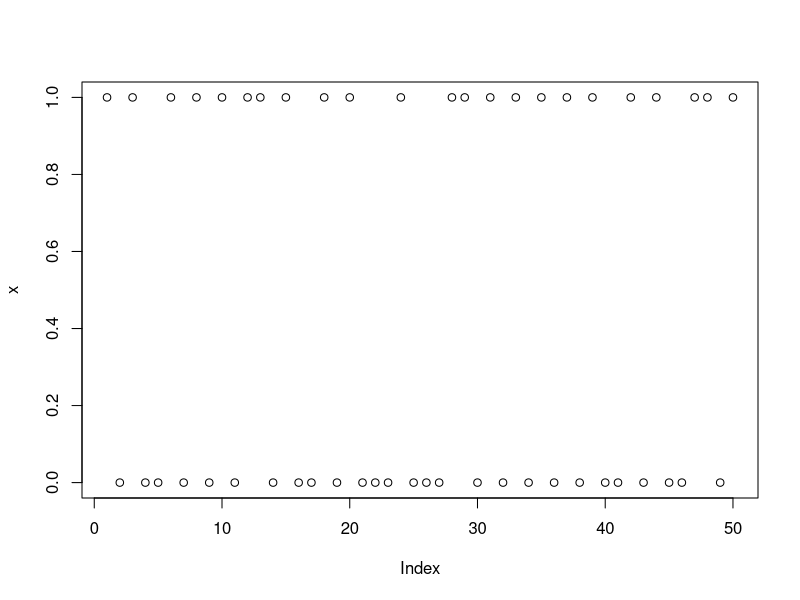
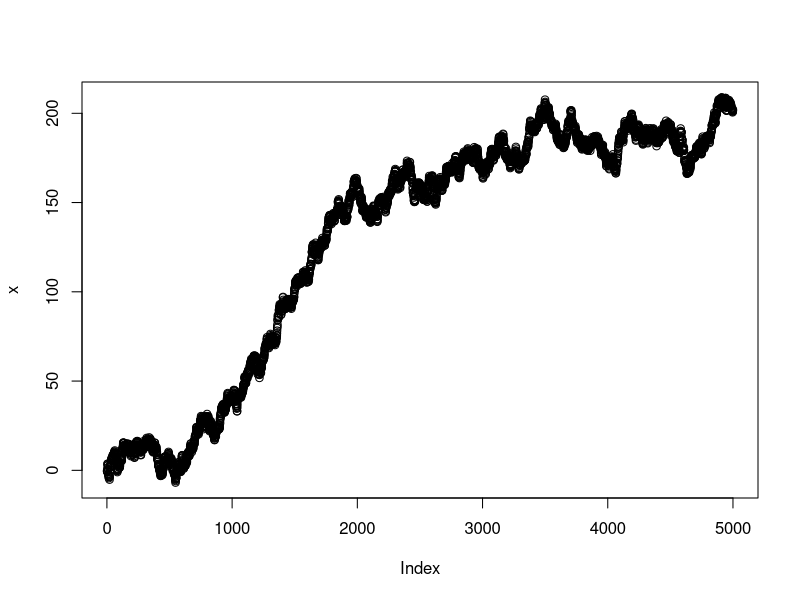
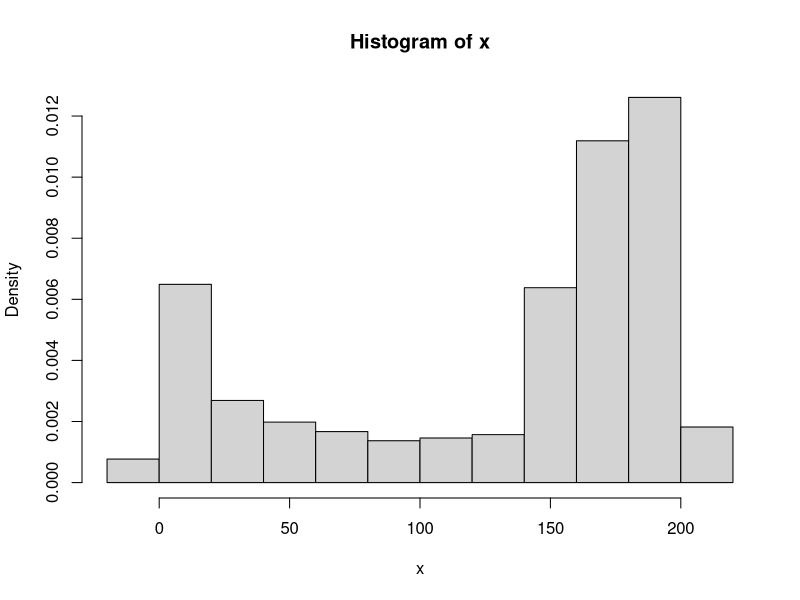
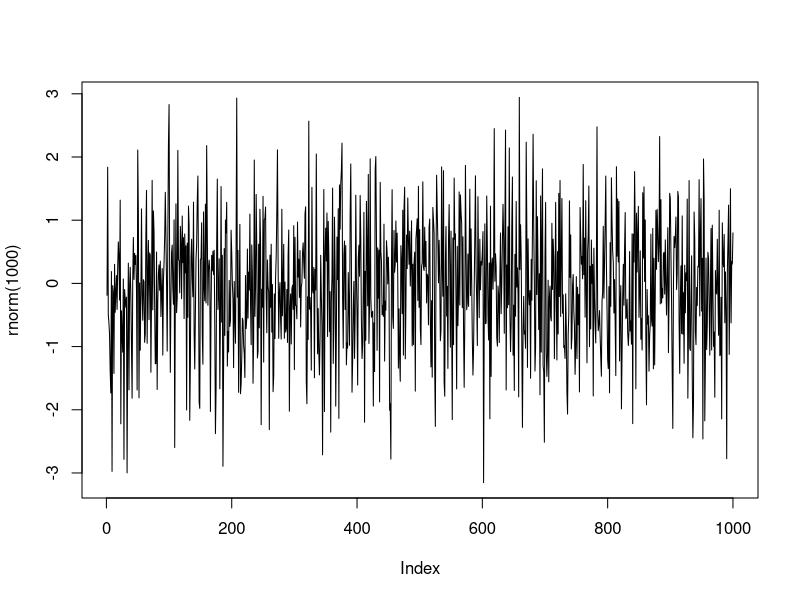
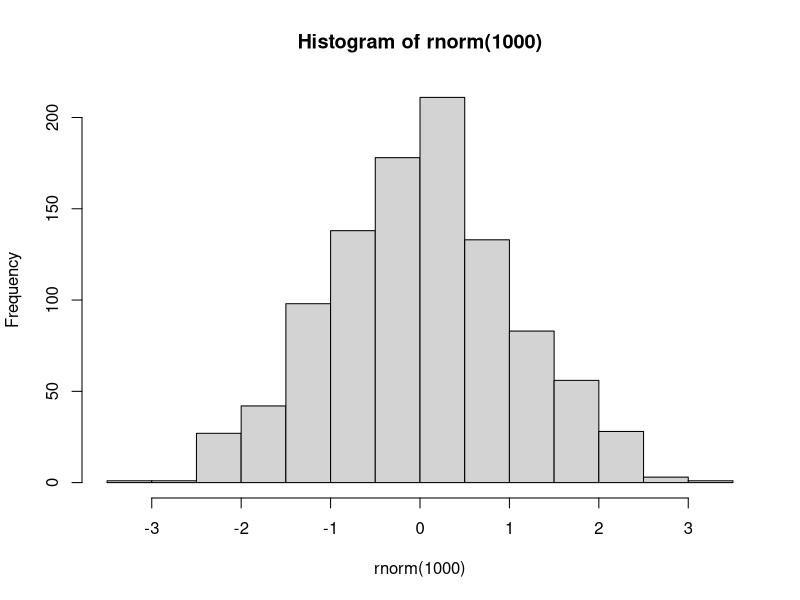
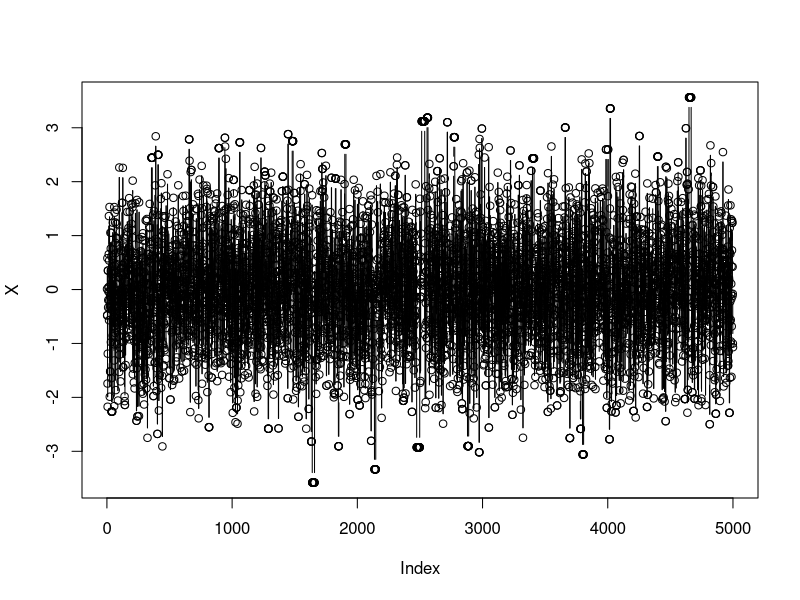
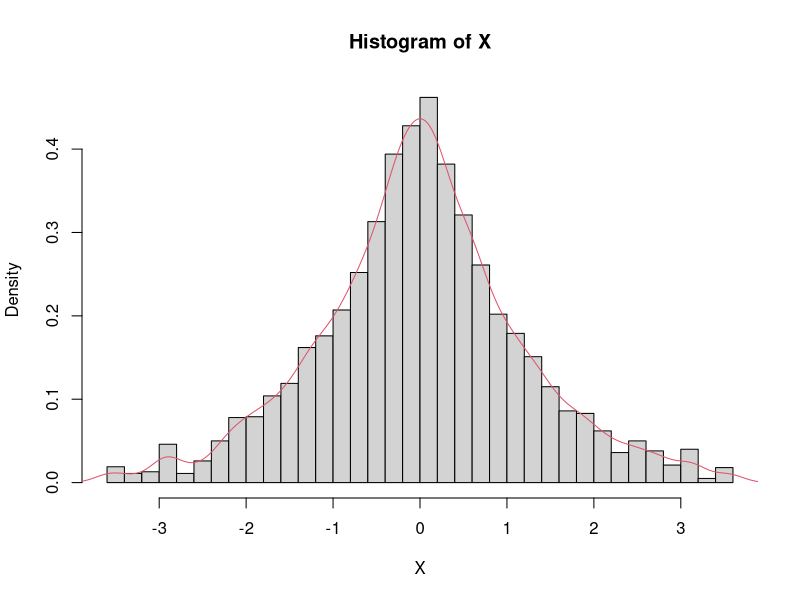
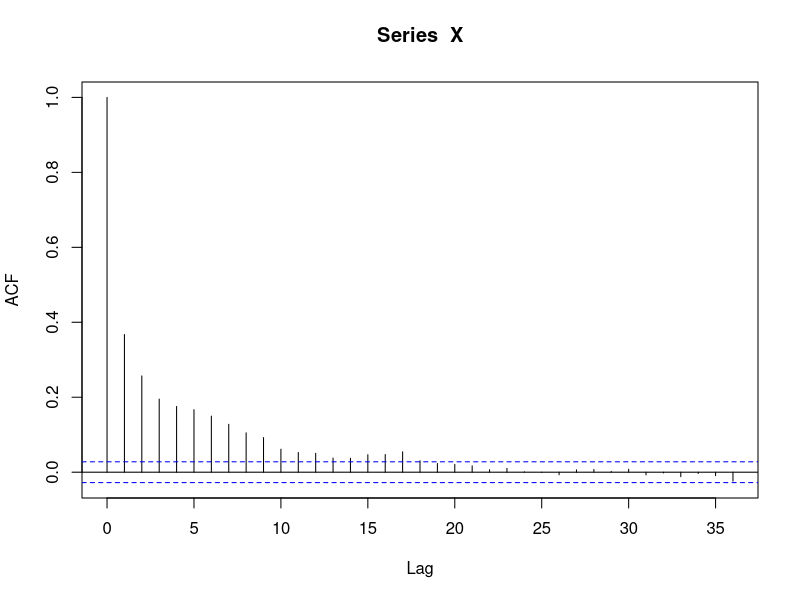

Reproduce these figures in R, in order. (Note: a time limit stopped this script after it produced the figures.)
rm(list=ls())
##Markov chain####
n <- 50 ; x <- rep(NA,n)
x[1] <- rbinom(n=1,size=1,prob=1/2)
for(i in 2:n)
{
  x[i] <- ifelse(x[i-1]==0,
                 rbinom(n=1,size=1,prob=2/3),
                 rbinom(n=1,size=1,prob=1/5))
}
plot(x)


##Random Walk####
## A random walk on Z
n <- 500 ; x <- rep(NA,n)
x[1] <- rbinom(n=1,size=1,prob=1/2)
for(i in 2:n)
{
  x[i] <- sample(size=1,x=c(x[i-1]-1,x[i-1],x[i-1]+1,prob=rep(1/3,3)))
}
png('randomWalk.png')
plot(x,type='b')
dev.off()
##Markov chain on a continuous space####
n <- 5000 ; x <- rep(NA,n)
x[1] <- rnorm(1)
for(i in 2:n) { x[i] <- x[i-1] + rnorm(1)}
plot(x,type='b')
hist(x,prob=T)
var(rnorm(100))
plot(rnorm(1000),type='l')
hist(rnorm(1000))

##Iterative methods####
n <- 5000 ; X <- rep(NA,n);a=1;
X[1] <- rnorm(1) # Init
f <- function(X,a=1){ a/2*exp(-a*abs(X))}
for(i in 1:(n-1)) # Iterate random update
{
  Y <- rnorm(n=1,m=0,sd=1) # propose candidate value
  # compute Metropolis ratio
  R <- (f(Y) * dnorm(X[i],m=0,sd=1)) / (f(X[i]) * dnorm(Y,m=0,sd=1))
  # compute acceptance probability
  p <- min(1,R)
  # toss an unfair coin to decide if candidate accepted
  accept <- rbinom(n=1,size=1,prob=p)
  X[i+1] <- ifelse(accept==1, Y, X[i])
}
plot(X,type='b')
hist(X,prob=T,breaks=50)
lines(density(X),col=2)
acf(X)

##General Metropolis algorithm####

## Metropolis-Hastings algorithm  ####
X[1] <- runif(n=1,min=0,max=1) # Init
sigma <- 1 #too small sigma cause big p,converge slow to target f. too large sigma cause small p,converge slow to target f.
for(i in 1:(n-1)) # Iterate random update
{
  Y <- rnorm(n=1,mean=X[i],sd=sigma) # propose candidate value
  # compute Metropolis ratio
  R <- (f(Y) * dnorm(X[i],mean=Y,sd=sigma))/
    (f(X[i]) * dnorm(Y,mean=X[i],sd=sigma))
  # compute acceptance probability
  p <- min(1,R)
  # toss an unfair coin to decide if candidate is accepted
  accept <- rbinom(n=1,size=1,prob=p)
  X[i+1] <- ifelse(accept==1, Y, X[i])
}
plot(X,type='b')
hist(X,prob=T,breaks=50)
lines(density(X),col=2)
acf(X)


# M-H multiple chain
# define db exp density
f <- function(x,alpha=1){alpha/2*exp(-alpha*abs(x))}
niterations <- 10000; nchains=1000
XX <- matrix(nr=niterations,nc=nchains,data=NA)
XX[1,] <- runif(n=nchains) # anxilary difficult to choose
for(i in 1:(niterations-1)) # Iterate random update
{
  print(i)
  Y <- rnorm(n=nchains,mean=XX[i,],sd=.5) # propose candidate values
  # compute Metropolis ratios
  R <- (f(Y) * dnorm(x=XX[i,],mean=Y,sd=.5)) / (f(XX[i,]) * dnorm(x=Y,mean=XX [i,],sd=.5))
  # For q chosen to be equal to f , R = 1.
  # compute acceptance probabilities
  p = rep(1,nchains)
  p[R<1] = R[R<1]
  # toss an unfair coin to decide if candidates are accepted
  accept <- as.logical(rbinom(n=nchains,size=1,prob=p))
  XX[i+1,accept] = Y[accept]
  XX[i+1,!accept] = XX[i,!accept]
}
plot(XX[,1],type="l")
for(ichain in 1:10)
{ lines(XX[,ichain],col=ichain) }
par(mfrow=c(2,2))
for(iter in c(1,10,1000,10000))
{
  hist(XX[iter,],breaks=seq(-15,15,0.1),
       main=paste('Iteration',iter),xlab='x',prob=TRUE)
  lines(seq(-10,10,0.01),f(seq(-10,10,0.01)),col=2)
}
y = c(rexp(n=100000,rate=1),-rexp(n=100000,rate=1))
lines(density(y),col=3,lty=2,lwd=3)
var(y)
for(iter in c(1,10,1000,10000))
{ print(paste("Iteration",iter,"; Variance=",var(XX[iter,]))) }
  plot(XX,type='b')
  hist(XX,prob=T,breaks=50)
  lines(density(XX),col=2)
  acf(XX)

## Two-stages Gibbs sampler I ####
